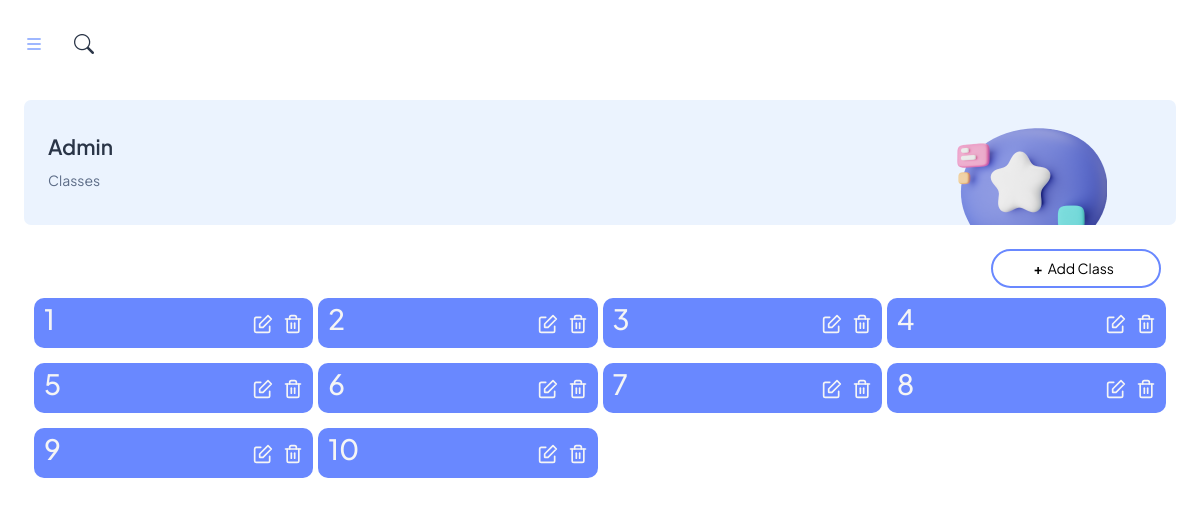
Page /classes/ (signed in) on the committed database.
### sms/models.py (models this page shows, shortened)
class Class(models.Model):
    name = models.CharField(max_length=10)

### sms/views.py (the view)
# urls.py: path('classes/', classes, name='classes'),
@superuser_required
def classes(request):
    classes = Class.objects.all()
    sorted_classes = sorted(classes, key=lambda x: int(x.name))
    if request.method == 'POST':
        form = ClassForm(request.POST)
        if form.is_valid():
            class_name = form.cleaned_data['name']
            if Class.objects.filter(name=class_name).exists():
                messages.error(request, f'Class "{class_name}" already exists.')
            else:
                form.save()
                return redirect('classes')
    else:
        form = ClassForm()
    return render(request, 'Admin/classes.html', {'form': form, 'sorted_classes': sorted_classes})

### sms/views.py (called while the page is built)
def superuser_required(view_func):
    def check_user_is_superuser(user):
        return user.is_authenticated and user.is_superuser
    @wraps(view_func)
    def wrapped_view(request, *args, **kwargs):
        if not request.user.is_authenticated:
            return login_required(lambda x: x)(request, *args, **kwargs)
        if not check_user_is_superuser(request.user):
            messages.error(request, "You do not have Admin permissions to access this page.")
            return redirect('home')
        return view_func(request, *args, **kwargs)
    return login_required(wrapped_view)

### sms/templates/Admin/classes.html (shortened to what this page needs)
{% extends 'base.html' %}
{% load static %}
{% block content %}
<div
  class="page-wrapper"
  id="main-wrapper"
  data-layout="vertical"
  data-sidebartype="full"
  data-sidebar-position="fixed"
  data-header-position="fixed"
>
  <div class="body-wrapper">
    {% include 'includes/navbar.html' %}
    <div class="container-fluid">
      <div class="card bg-info-subtle shadow-none position-relative overflow-hidden mb-4">
        <div class="card-body px-4 py-3">
          <div class="row align-items-center">
            <div class="col-9">
              <h4 class="fw-semibold mb-8">Admin</h4>
              <nav aria-label="breadcrumb">
                <ol class="breadcrumb">
                  <li class="breadcrumb-item" aria-current="page">Classes</li>
                </ol>
              </nav>
            </div>
            <div class="col-3">
              <div class="text-center mb-n5">
                <img
                  src="/static/assets/images/ChatBc.png"
                  alt=""
                  class="img-fluid mb-n4"
                />
              </div>
            </div>
          </div>
        </div>
      </div>
      <div class="main-container">
        <div class="right-container">
          <div class="main-content">
            <div class="admin-class">
              <div class="classes-button">
                <div class="add-button">
                  <button type="button" onclick="document.getElementById('id01').style.display = 'block'">
                    <span aria-hidden="true" id="add-class-symbol"><strong>+</strong></span>
                    <span>Add Class</span>
                  </button>
                </div>
              </div>
              <div class="created-class-container" id="class-list">
                {% for class in sorted_classes %}
                <div class="created-class" id="class-{{ class.id }}">
                  <div class="class-name">
                    <h2>{{ class.name }}</h2>
                  </div>
                  <div class="class-functions">
                    <div class="class-edit" id="class-edit-{{ class.id }}"
                      onclick="toggleEditForm('{{ class.id }}')">
                    </div>
                    <div class="class-delete" onclick="confirmDelete('delete-form-{{ class.id }}', '{{ class.name }}')">
                    </div>
                  </div>
                </div>
                {% endfor %}
              </div>
            </div>
          </div>
        </div>
      </div>
    </div>
  </div>
</div>
{% endblock %}

### public/static/sms/css/Adminpanel.css (style rules this page uses)
.add-button button span#add-class-symbol { transition: transform 0.2s ease-in-out; }

### rows in the picture
Class: name "1"
Class: name "2"
Class: name "3"
Class: name "4"
Class: name "5"
Class: name "6"
Class: name "7"
Class: name "8"
Class: name "9"
Class: name "10"
